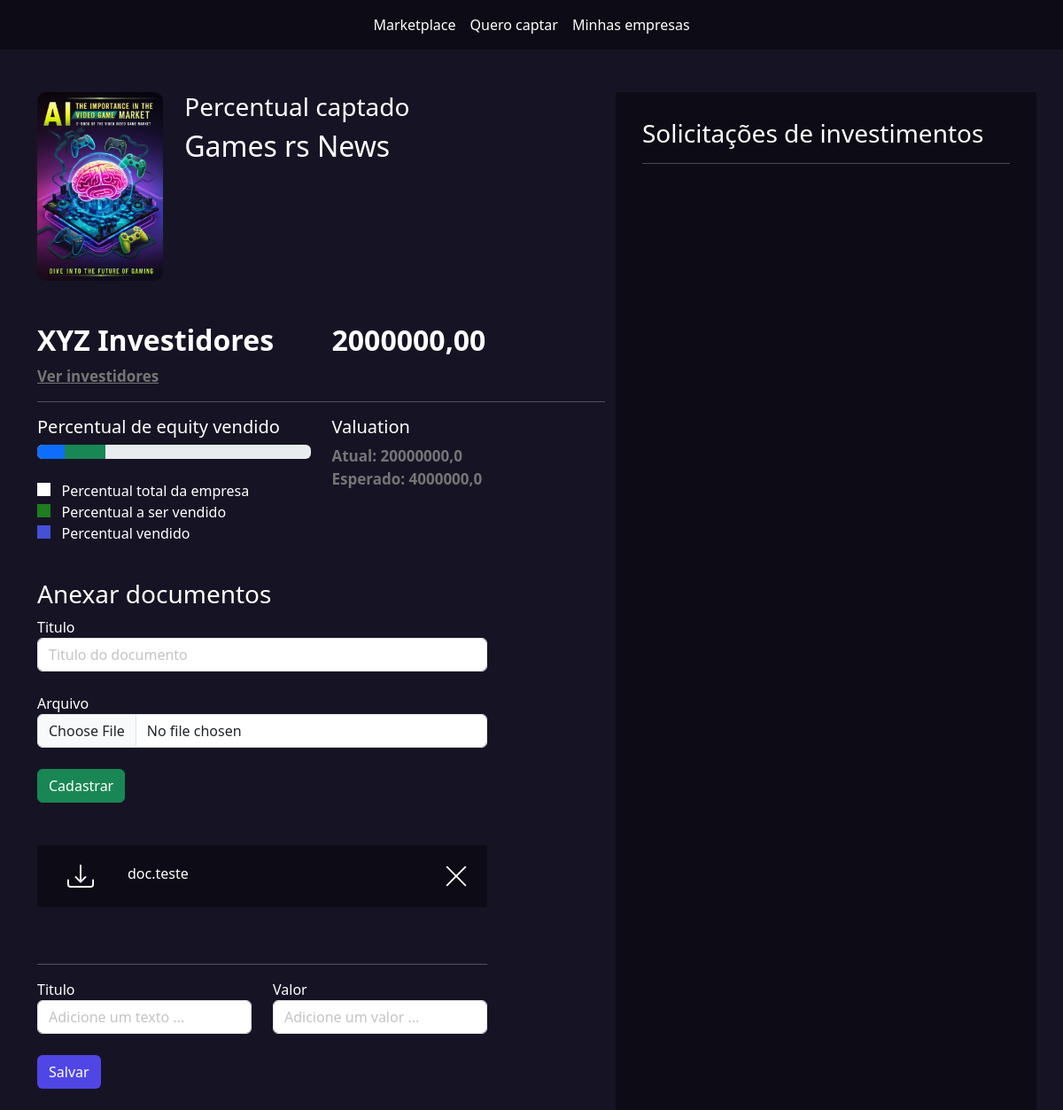
The app's page /empresarios/empresa/3 (signed in) with its own data.
### empresarios/models.py (models this page shows, shortened)
class Empresas(models.Model):
    tempo_existencia_choices = (
        ('-6', 'Menos de 6 meses'),
        ('+6', 'Mais de 6 meses'),
        ('+1', 'Mais de 1 ano'),
        ('+5', 'Mais de 5 anos')
    )
    estagio_choices = (
        ('I', 'Tenho apenas uma idea'),
        ('MVP', 'Possuo um MVP'),
        ('MVPP', 'Possuo um MVP com clientes pagantes'),
        ('E', 'Empresa pronta para escalar'),
    )
    area_choices = (
        ('ED', 'Ed-tech'),
        ('FT', 'Fintech'),
        ('AT', 'Agrotech'),
    )
    user = models.ForeignKey(User, on_delete=models.DO_NOTHING)
    nome = models.CharField(max_length=50)
    cnpj = models.CharField(max_length=30)
    site = models.URLField()
    tempo_existencia = models.CharField(max_length=2, choices=tempo_existencia_choices, default='-6')
    descricao = models.TextField()
    data_final_captacao = models.DateField()
    percentual_equity = models.IntegerField() # Percentual esperado
    estagio = models.CharField(max_length=4, choices=estagio_choices, default='I')
    area = models.CharField(max_length=3, choices=area_choices)
    publico_alvo = models.CharField(max_length=3)
    valor = models.DecimalField(max_digits=9, decimal_places=2) # Valor total a ser vendido
    pitch = models.FileField(upload_to='pitchs')
    logo = models.FileField(upload_to='logo')
    @property
    def valuation(self):
        return float(f"{(100 * self.valor) / self.percentual_equity:.2f}")

class Documento(models.Model):
    empresa = models.ForeignKey(Empresas, on_delete=models.DO_NOTHING)
    titulo = models.CharField(max_length=30)
    arquivo = models.FileField(upload_to="documentos")

### empresarios/views.py (the view)
# urls.py: path('empresa/<int:id>', views.empresa, name="empresa"),
def empresa(request, id):
    empresa = Empresas.objects.get(id=id)
    if empresa.user != request.user:
        messages.add_message(request, constants.ERROR, "Essa empresa não é sua")
        return redirect("/empresarios/listar_empresas")
    if request.method == "GET":
        documentos = Documento.objects.filter(empresa=empresa)
        proposta_investimentos = PropostaInvestimento.objects.filter(empresa=empresa)
        percentual_vendido = 0
        for pi in proposta_investimentos:
            if pi.status == "PA":
                percentual_vendido = percentual_vendido + pi.percentual
        total_captado = sum(
            proposta_investimentos.filter(status="PA").values_list("valor", flat=True)
        )
        valuation_atual = (
            (100 * float(total_captado)) / float(percentual_vendido)
            if percentual_vendido != 0
            else 0
        )
        proposta_investimentos_enviada = proposta_investimentos.filter(status="PE")
        return render(
            request,
            "empresa.html",
            {
                "empresa": empresa,
                "documentos": documentos,
                "proposta_investimentos_enviada": proposta_investimentos_enviada,
                "percentual_vendido": int(percentual_vendido),
                "total_captado": total_captado,
                "valuation_atual": valuation_atual,
            },
        )

### empresarios/templates/empresa.html (shortened to what this page needs)
{% extends "base.html" %}
{% load static %}
{% block 'head' %}
<link rel="stylesheet" href="{% static 'empresarios/css/listar_empresas.css' %}">
<link rel="stylesheet" href="{% static 'empresarios/css/empresa.css' %}">
<link rel="stylesheet" href="{% static 'usuarios/css/usuarios.css' %}">
{% endblock 'head' %}
{% block 'body' %}
    {% include "partials/barra_navegacao.html" %}
    <br><br>
    <div class="container">
        <div class="row">
            <div class="col-md-7">
                <div class="row">
                    <div class="col-md-3">
                        <img src="{{empresa.logo.url}}" class="foto-empresa" alt="">
                    </div>
                    <div class="col-md">
                        <h3>Percentual captado</h3>
                        <h2>{{empresa.nome}}</h2>
                        <br>
                    </div>
                </div>
                <br><br>
                <div class="row">
                    <div class="col-md">
                        <h2 class="titulo2">XYZ Investidores</h2>
                        <a href="#" class="sub-fonte">Ver investidores</a>
                    </div>
                    <div class="col-md">
                        <h2 class="titulo2">{{total_captado}}</h2>
                    </div>
                </div>
                <hr>
                <div class="row">
                    <div class="col-md">
                        <h5>Percentual de equity vendido</h5>
                        <div class="progress">
                            <div class="progress-bar bg-primary"
                                 style="width: {{percentual_vendido}}%"></div>
                            <div class="progress-bar bg-success"
                                 style="width: {{empresa.percentual_equity}}%"></div>
                        </div>
                        <br>
                        <label class="point-white"></label><span>&nbsp&nbsp Percentual total da empresa</span>
                        <br>
                        <label class="point-green"></label><span>&nbsp&nbsp Percentual a ser vendido</span>
                        <br>
                        <label class="point-blue"></label><span>&nbsp&nbsp Percentual vendido</span>
                    </div>
                    <div class="col-md">
                        <h5>Valuation</h5>
                        <span class="sub-fonte">Atual: {{valuation_atual}}</span>
                        <br>
                        <span class="sub-fonte">Esperado: {{empresa.valuation}}</span>
                    </div>
                    <div class="documentos">
                        <h3>Anexar documentos</h3>
                        <form action="{% url "add_doc" empresa.id %}" method="POST" enctype='multipart/form-data'>{% csrf_token %}
                            <label>Titulo</label>
                            <input type="text" name="titulo" class="form-control" placeholder="Titulo do documento">
                            <br>
                            <label>Arquivo</label>
                            <input type="file" name="arquivo" class="form-control">
                            <br>
                            <input type="submit" class="btn btn-success" value="Cadastrar">
                        </form>
                        <br><br>
                        {% for documento in documentos %}
                            <div class="list_documentos">
                                <div class="row">
                                    <div class="col-md-2" style="text-align: center">
                                        <a href="{{documento.arquivo.url}}">
                                        </a>
                                    </div>
                                    <div class="col-md-6">{{documento.titulo}}</div>
                                    <div class="col-md-4" style="text-align: right;">
                                        <a href="{% url "excluir_dc" documento.id %}">
                                        </a>
                                    </div>
                                </div>
                            </div>
                            <br>
                        {% endfor %}
                        <br>
                        <hr>
                        <div class="row">
                            <div class="col-md">
                                <form action="{% url 'add_metrica' empresa.id %}" method="POST">{% csrf_token %}
                                <label>Titulo</label>
                                <input type="text" class="form-control" name="titulo" placeholder="Adicione um texto ...">
                            </div>
                            <div class="col-md">
                                <label>Valor</label>
                                <input type="text" class="form-control" name="valor" placeholder="Adicione um valor ...">
                            </div>
                        </div>
                        <br>
                        <input type="submit" value="Salvar" class="btn btn-indigo-normal">
                        <br><br>
                    </div>
                </div>
            </div>
            <div class="col-md-5 dark-color intereses-investimentos">
                <h3>Solicitações de investimentos</h3>
                <hr>
                <br>
            </div>
        </div>
    </div>
{% endblock 'body' %}

### templates/static/geral/css/base.css (style rules this page uses)
:root { --main-color: #161424; --dark-color: #0D0C16; --contrast-color: #4F46E5; }
body { color: white !important; background-color: var(--main-color) !important; }
.dark-color { background-color: var(--dark-color); color: white !important; }

### templates/static/empresarios/css/empresa.css (style rules this page uses)
.intereses-investimentos { min-height: 80vh; padding: 30px }
.foto-empresa { width: 100%; border-radius: 10px; }
.sub-fonte { color:rgb(117, 117, 117); font-size: 17px; font-weight: bold; }
.titulo2 { font-weight: bold; }
.point-white { width: 15px; height: 15px; background-color: white; }
.point-green { width: 15px; height: 15px; background-color: #1d7e1d; }
.point-blue { width: 15px; height: 15px; background-color: #4351d4; }
.documentos { width: 80%; margin-top: 40px; }
.list_documentos { background-color: var(--dark-color); padding: 20px; }

### templates/static/usuarios/css/usuarios.css (style rules this page uses)
.btn-indigo-normal { background-color: var(--contrast-color); color: white; }

### records on screen
Empresas: logo (placeholder picture), nome "Games rs News", valuation "4000000,0"
Documento: titulo "doc.teste"

### other values on screen
{{ total_captado }} "2000000,00"
{{ valuation_atual }} "20000000,0"
